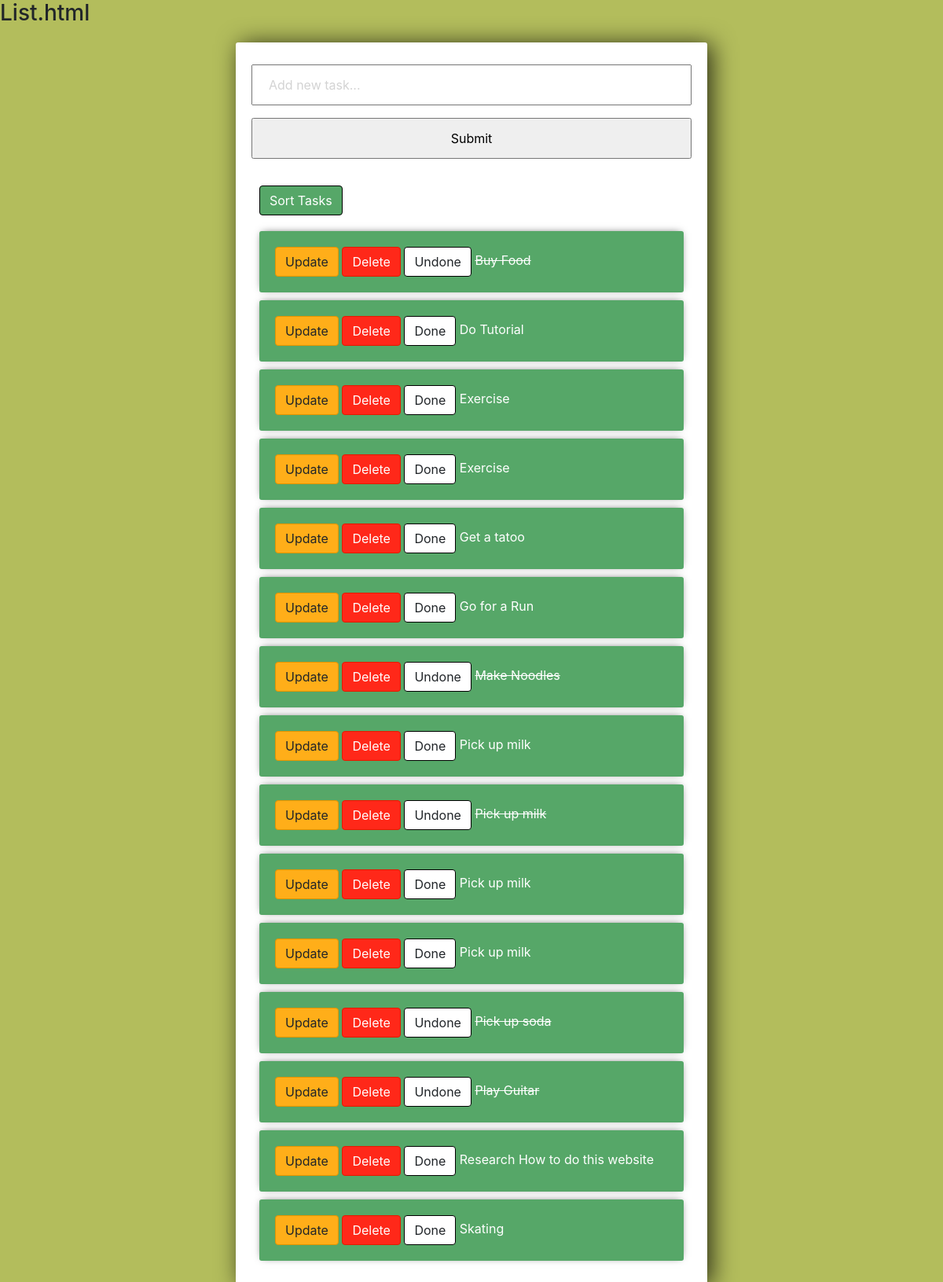
The page / on the database its author committed.
### Goals/models.py (models this page shows)
class Task(models.Model):
    title = models.CharField(max_length = 200)
    complete = models.BooleanField(default=False)
    created = models.DateTimeField(auto_now_add=True)
    priority = models.IntegerField(default=0)
    def __str__(self):
        return self.title

### Goals/views.py (the view)
# urls.py: path('', views.index, name = "list"),
def index(request):
    tasks = Task.objects.all()#.order
    form = TaskForm()
    if request.method == "POST":
        form = TaskForm(request.POST) #forgot .POST
        if form.is_valid(): #returns true if no erros occurs
            form.save() #saves form
        return redirect('/')
    context =  {'tasks': tasks, 'form': form}
    return render(request, "Goals/list.html", context)

### Goals/forms.py
class TaskForm(forms.ModelForm):
    title = forms.CharField(widget=forms.TextInput(attrs={'placeholder':'Add new task...'}))
    class Meta:
        model = Task
        fields = '__all__'

### Goals/templates/Goals/list.html (shortened to what this page needs)
<link rel="stylesheet"
href="https://stackpath.bootstrapcdn.com/bootstrap/4.3.1/css/bootstrap.min.css"
integrity="sha384-ggOyR0iXCbMQv3Xipma34MD+dH/1fQ784/j6cY/iJTQUOhcWr7x9JvoRxT2MZw1T"
crossorigin="anonymous">
<h3>List.html</h3>
<div class = 'center-column'>
    <form method = "POST" action = "/">
        {{form.title}}
        <input type = "submit" name = "Add Task" >
    </form>
    <a class='btn btn-sort' href="{% url 'sort_tasks' %}">Sort Tasks</a>
    {% for task in tasks %}
        <div class = 'item-row'>
            <a class = 'btn btn-edit' href="{% url 'update_task' task.id %}">Update</a>
            <a class = 'btn btn-danger' href="{% url 'delete' task.id %}">Delete</a>
            <a class = 'btn btn-vanilla' href="{% url 'mark_done' task.id%}">
                {% if task.complete == False %}
                    <span>Done</span>
                {%else%}
                    <span>Undone</span>
                {%endif%}
            </a>
            {%if task.complete == True%}
                <strike>{{task}}</strike>
            {% else %}
                <span>{{task}}</span>
            {% endif %}
        </div>
    {% endfor %}
</div>

### Goals/templates/Goals/list.html (style rules this page uses)
input { width: 100%; padding: 12px 20px; margin: 8px 0; box-sizing: border-box; }
input::placeholder { color: #d3d3d3; }
.center-column { width:600px; margin: 20px auto; padding:20px; background-color: #fff; border-radius: 3px; box-shadow: 6px 2px 30px 0px rgba(0,0,0,0.75); }
.item-row { background-color: #56a768; margin: 10px; padding: 20px; border-radius: 3px; color: #fff; font-size: 16px; box-shadow: 0px -1px 10px -4px rgba(0,0,0,0.75); }
.btn-danger { background-color: #ff2819; border-color: #e51b00; }
.btn-edit { background-color: #ffae19; border-color: #e59400; }
.btn-sort { color:#fff; margin: 10px; background-color: #56a768; border-color: #000000; }
.btn-vanilla { background-color:#ffffff; border-color: #000000; }

### rows shown on the page
Task: complete "Undone", title "Buy Food"
Task: complete "Done", title "Do Tutorial"
Task: complete "Done", title "Exercise"
Task: complete "Done", title "Exercise"
Task: complete "Done", title "Get a tatoo"
Task: complete "Done", title "Go for a Run"
Task: complete "Undone", title "Make Noodles"
Task: complete "Done", title "Pick up milk"
Task: complete "Undone", title "Pick up milk"
Task: complete "Done", title "Pick up milk"
Task: complete "Done", title "Pick up milk"
Task: complete "Undone", title "Pick up soda"
Task: complete "Undone", title "Play Guitar"
Task: complete "Done", title "Research How to do this website"
Task: complete "Done", title "Skating"
